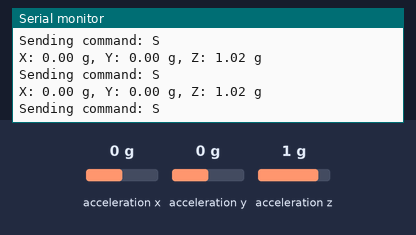
The sketch below on a simulated ESP32. Shown: the last lines printed to the serial monitor. Wiring (inferred from the names in the program): ADXL345 accelerometer at I2C address 0x1D. The test bench sets the inputs (shaded band); at power-on: acceleration x 0 g, acceleration y 0 g, acceleration z 1 g. WiFi joins after 1.5 s; servers stay silent unless stated.

Above: at 2.7 s.
2.8 s: acceleration x set to -1.4 g
At 3.38 s:
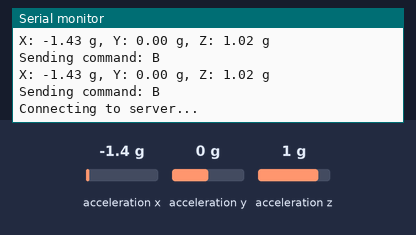
4.4 s: acceleration y set to -1.4 g
At 4.44 s:
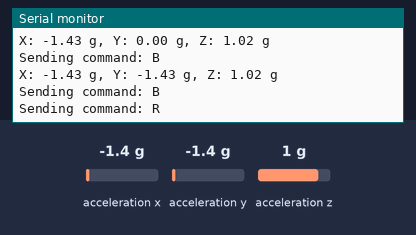
6.0 s: acceleration x set to 0.8 g
At 6.83 s:
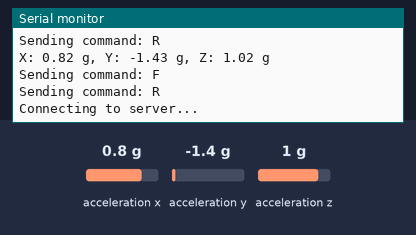
7.6 s: acceleration y set to 0.8 g
At 7.69 s:
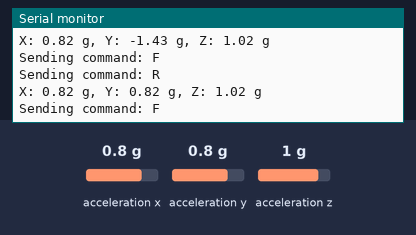
9.2 s: acceleration z set to -1.4 g
At 9.22 s:
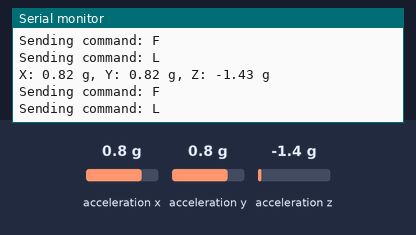
Timing chart, 0 to 11.7 s (numbered marks = the images above; inputs shaded):
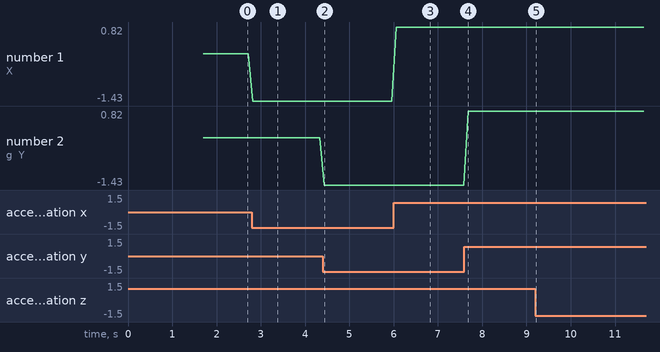

Measured:
- after the input at 2.8 s, the serial monitor: prints a new line at once (image 1)
- after the input at 4.4 s, the serial monitor: prints a new line at once (image 2)
- after the input at 6.0 s, the serial monitor: prints a new line after 0.06 s (image 3)
- after the input at 7.6 s, the serial monitor: prints a new line after 0.09 s (image 4)
- after the input at 9.2 s, the serial monitor: prints a new line at once (image 5)
- plotted number 1: 0 → -1.43 after the input at 2.8 s, -1.43 → 0.82 after the input at 6.0 s

The sketch:

ACL.ino
```cpp
#include <Wire.h>
#include <WiFi.h>

#define ADXL345_ADDRESS 0x1D
#define POWER_CTL 0x2D
#define DATA_FORMAT 0x31
#define DATAX0 0x32
#define I2C_SDA 21
#define I2C_SCL 22

const char* ssid = "car";
const char* password = "123456789";
const char* serverIP = "192.168.4.1";
const int serverPort = 80;

float thresholdX = 0.4;
float thresholdY = 0.7;

WiFiClient client;
bool connected = false;

void setup() {
    Serial.begin(115200);
    Wire.begin(I2C_SDA, I2C_SCL);

    // Initialize the ADXL345 sensor
    Wire.beginTransmission(ADXL345_ADDRESS);
    Wire.write(POWER_CTL);
    Wire.write(0x08); // Wake up the sensor
    Wire.endTransmission();

    Wire.beginTransmission(ADXL345_ADDRESS);
    Wire.write(DATA_FORMAT);
    Wire.write(0x0B); // Full resolution, ±16g
    Wire.endTransmission();

    // Setup WiFi
    WiFi.begin(ssid, password);
    while (WiFi.status() != WL_CONNECTED) {
        delay(500);
        Serial.print(".");
    }
    Serial.println("\nWiFi connected");
}

void loop() {
    // Check WiFi connection
    if (WiFi.status() != WL_CONNECTED) {
        Serial.println("WiFi connection lost!");
        delay(1000);
        return;
    }

    // Ensure TCP connection
    if (!client.connected()) {
        connected = false;
        Serial.println("Connecting to server...");
        if (client.connect(serverIP, serverPort)) {
            Serial.println("Connected to server");
            connected = true;
        } else {
            Serial.println("Connection failed");
            delay(1000);
            return;
        }
    }

    // Request data from ADXL345
    Wire.beginTransmission(ADXL345_ADDRESS);
    Wire.write(DATAX0);
    Wire.endTransmission();

    Wire.requestFrom(ADXL345_ADDRESS, 6);
    if (Wire.available() == 6) {
        int16_t x = Wire.read() | (Wire.read() << 8);
        int16_t y = Wire.read() | (Wire.read() << 8);
        int16_t z = Wire.read() | (Wire.read() << 8);

        float x_g = x * 0.004; // Convert to g-force
        float y_g = y * 0.004;
        float z_g = z * 0.004;

        // Print accelerations
        Serial.printf("X: %.2f g, Y: %.2f g, Z: %.2f g\n", x_g, y_g, z_g);

        // Check thresholds and send commands

        // flag for whether we did any change, if not stop
        bool fg = 0;
        if (x_g > thresholdX) {
            sendCommandToCar("F");
            fg = 1;
        } else if (x_g < -thresholdX) {
            sendCommandToCar("B");
            fg = 1;

        }

        if (y_g > thresholdY) {
            sendCommandToCar("L");
            fg = 1;
        } else if (y_g < -thresholdY) {
            sendCommandToCar("R");
            fg = 1;

        }
        if (!fg) {
            sendCommandToCar("S");
        }
    }

    delay(100); // Shorter delay for more responsive control
}

void sendCommandToCar(String command) {
    if (!client.connected()) {
        Serial.println("Not connected to server");
        return;
    }

    Serial.println("Sending command: " + command);
    client.print(command + "\r\n"); // Send command with newline
}
```
